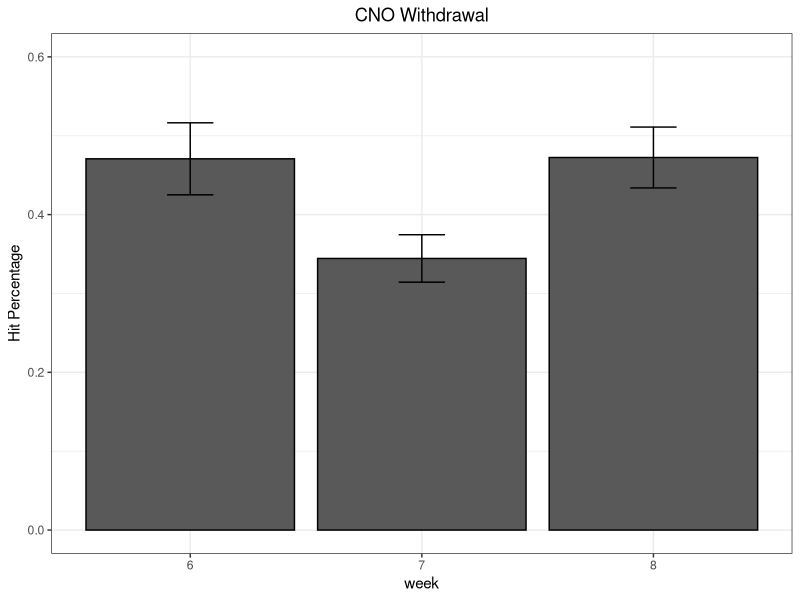
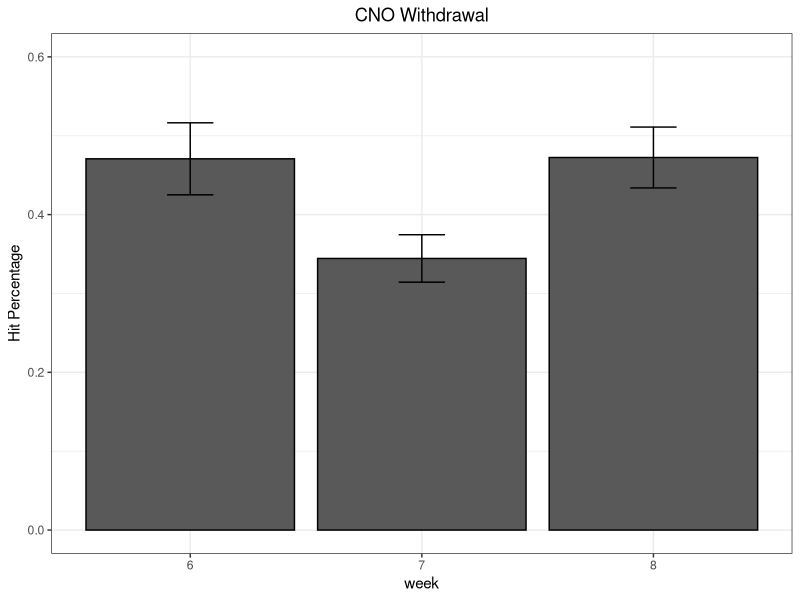

Reproduce these figures in R, in order. (Note: this script raises an error after producing the figures.)
library(ggplot2)
library(dplyr)
library(plotrix)
library(tidyverse)
library(nlme)
library(tidyr)
library(ggpubr)
library(car)
library(Hmisc)
library(rstatix)
library(emmeans)

theme_update(plot.title = element_text(hjust = 0.5))

#read data file
ladder_data<-read.csv("data/summary_ladder-cb2cb3.csv")
#rename week column because it seems weird for some reason
#colnames(ladder_data)[1]<-"week"

#assign new variables for percentage slip, miss and hit
slip_data <-data.frame(ladder_data[1],ladder_data["type"],ladder_data["slip"]/ladder_data["total"])
hit_data  <-data.frame(ladder_data[1],ladder_data["type"],ladder_data["hit"]/ladder_data["total"])
miss_data <-data.frame(ladder_data[1],ladder_data["type"],ladder_data["miss"]/ladder_data["total"])

#run t tests
t_hit<-t.test(hit_data$hit ~ hit_data$type)
t_miss<-t.test(miss_data$miss ~ miss_data$type)
t_slip<-t.test(slip_data$slip ~ slip_data$type)

#create summary variables
slips=group_by(slip_data,week,type) %>% summarise(Mslip=mean(slip),SEslip=std.error(slip))
hits=group_by(hit_data,week,type) %>% summarise(Mhit=mean(hit),SEhit=std.error(hit))
missS=group_by(miss_data,week,type) %>% summarise(Mmiss=mean(miss),SEmiss=std.error(miss))

#create bar plot variables
plot_slip <-ggplot(slips, aes(x=week, y=Mslip, fill=type)) + geom_bar(position="dodge", stat="identity",width=0.8) + geom_errorbar(aes(ymin=Mslip-SEslip,ymax=Mslip+SEslip),width=0.2,position=position_dodge(0.8))
plot_hit  <-ggplot(hits, aes(x=week, y=Mhit, fill=type)) + geom_bar(position="dodge", stat="identity",width=0.8)   + geom_errorbar(aes(ymin=Mhit-SEhit,ymax=Mhit+SEhit),width=0.2,position=position_dodge(0.8))
plot_miss <-ggplot(missS, aes(x=week, y=Mmiss, fill=type)) + geom_bar(position="dodge", stat="identity",width=0.8) + geom_errorbar(aes(ymin=Mmiss-SEmiss,ymax=Mmiss+SEmiss),width=0.2,position=position_dodge(0.8))

# run stats: let's make new df with percent normalized columns so we have all metadata too:
ldp <- ladder_data %>% mutate(hit_pct=hit/total,slip_pct=slip/total,miss_pct=miss/total)

# do a mixed effects model on hits:
hmod <- lme(hit_pct ~ type*week, random = ~1 | rat/week,na.action=na.omit,data=ldp)
anova(hmod)
# hmm. main effect of type not significant, nor interaction. are we allowed to do follow up tests? ah, why not.
hitaov <- anova_test(
  data = ldp, dv = hit_pct, wid = rat,
  between = type, within = week
)
get_anova_table(hitaov)

#d1a <- d1 %>%
#  group_by(Timepoint_Name) %>%
#  anova_test(dv = Mean_Asis_Toe_Height, wid = Rat, between = exptype) %>%
#  get_anova_table() %>%
#  adjust_pvalue(method = "bonferroni")
#d1a

# try with just weeks 678:
ldp678 <- ldp %>% filter(week %in% c("week6","week7","week8") )
hmod678 <- lme(hit_pct ~ type*week, random = ~1 | rat/week,na.action=na.omit,data=ldp678)
anova(hmod678)

# try with just experimentals (all we care about for withdrawal)
ldp678e <- ldp %>% filter(week %in% c("week6","week7","week8")) %>% filter(type=='exp')
hmod678e <- lme(hit_pct ~ week, random = ~1 | rat/week,na.action=na.omit,data=ldp678e)
anova(hmod678e)
# this shows which ones are different from each other:
emmeans(hmod678e,pairwise~week,adjust='none')

ldp678es <- ldp678e %>% group_by(week) %>% summarise(hit_pct_mn=mean(hit_pct),hit_pct_sem=std.error(hit_pct))

# make bar plot with std error bars with just exp:
p<- ggplot(ldp678es, aes(x=week, y=hit_pct_mn)) + 
  geom_bar(stat="identity", color="black", 
           position=position_dodge()) +
  geom_errorbar(aes(ymin=hit_pct_mn-hit_pct_sem, ymax=hit_pct_mn+hit_pct_sem), width=.2,
                position=position_dodge(.9)) +
  theme_bw() + 
  coord_cartesian(ylim = c(0, 0.6)) +
  scale_x_discrete(labels = c("6", "7", "8")) +
  ylab('Hit Percentage') +
  ggtitle("CNO Withdrawal") +
  theme(plot.title = element_text(hjust = .5))
print(p)
ggsave("cnowithdraw.pdf")

# make bar plot from all data to get auto stats labels
# NO don't use this - it doesn't do the right anova...
p <- ldp678e %>% ggplot(aes(x=week, y=hit_pct)) + 
    stat_summary(fun.data = "mean_se", geom = "errorbar", width = bw, 
                 position = position_dodge(.3), color = "black") + 
    stat_summary(fun = "mean", geom = "line", size = ls, 
                 position = position_dodge(.3)) + 
    stat_summary(fun = "mean", geom = "point", size = ps, 
                 position = position_dodge(.3)) + 
    #scale_x_discrete(labels = c("Preinjury", "1w", "2w", "4w", "6w", "7w", "8w")) +
    #scale_fill_manual(values=c("#E1812C","#3274A1"),labels=c("Control","DREADDs"))+ # correct colors 
    #scale_color_manual(values = c("#E1812C","#3274A1"),labels=c("Control","DREADDs")) +
    #scale_y_continuous(limits=c(30, 70))+
    #labs(x = "") +
    #ylab(theunits) +
    #xlab("Time after SCI") +
    #ggtitle(thetitle) + 
    #facet_wrap(~Speed_Group,labeller = labeller(Speed_Group=speed_labelmap)) +
    # defaults to wilcoxon? UES
    stat_compare_means() +
    #stat_compare_means(aes(group = exptype), label =  "p.signif", 
    #                  hide.ns = TRUE, label.y=0.65 ) +
    #labs(color="Treatment:") +
    #coord_cartesian(ylim = c(0.4, 0.7))
    #stat_compare_means(aes(group = exptype), label =  "p.signif", 
    #                   method='t.test',  hide.ns = TRUE )
    theme_bw() + 
    theme(plot.title = element_text(hjust = .5,size=10))
p
# Finished bar plot
#p+labs(title="Tooth length per dose", x="Dose (mg)", y = "Length")+
#  theme_classic() +
#  scale_fill_manual(values=c('#999999','#E69F00'))


#
ldp678c <- ldp %>% filter(week %in% c("week6","week7","week8")) %>% filter(type=='ctrl')
hmod678c <- lme(hit_pct ~ week, random = ~1 | rat/week,na.action=na.omit,data=ldp678c)
anova(hmod678c)

ggplot(ldp,aes(x=week,y=hit_pct,fill=type)) + 
  geom_bar(position="dodge", stat="identity",width=0.8) +
  theme_bw()

# now run test on all data for miss for all weeks:
# do a mixed effects model on hits:
mmod <- lme(miss_pct ~ type*week, random = ~1 | rat/week,na.action=na.omit,data=ldp)
anova(mmod)

# hmm. main effect of type not significant, nor interaction. are we allowed to do follow up tests? ah, why not.
maov <- anova_test(
  data = ldp, dv = miss_pct, wid = rat,
  between = type, within = week
)
get_anova_table(maov)

mmod678 <- lme(miss_pct ~ type*week, random = ~1 | rat/week,na.action=na.omit,data=ldp678)
anova(mmod678)

mmod678e <- lme(miss_pct ~ week, random = ~1 | rat/week,na.action=na.omit,data=ldp678e)
anova(mmod678e)
emmeans(mmod678e,pairwise~week,adjust='none')

mmod678c <- lme(miss_pct ~ week, random = ~1 | rat/week,na.action=na.omit,data=ldp678c)
anova(mmod678c)

# Now let's do slips:
smod <- lme(slip_pct ~ type*week, random = ~1 | rat/week,na.action=na.omit,data=ldp)
anova(smod)
# hmm. main effect of type not significant, nor interaction. are we allowed to do follow up tests? ah, why not.
saov <- anova_test(
  data = ldp, dv = slip_pct, wid = rat,
  between = type, within = week
)
get_anova_table(saov)

smod678 <- lme(slip_pct ~ type*week, random = ~1 | rat/week,na.action=na.omit,data=ldp678)
anova(smod678)

smod678e <- lme(slip_pct ~ week, random = ~1 | rat/week,na.action=na.omit,data=ldp678e)
anova(smod678e)

smod678c <- lme(slip_pct ~ week, random = ~1 | rat/week,na.action=na.omit,data=ldp678c)
anova(smod678c)
